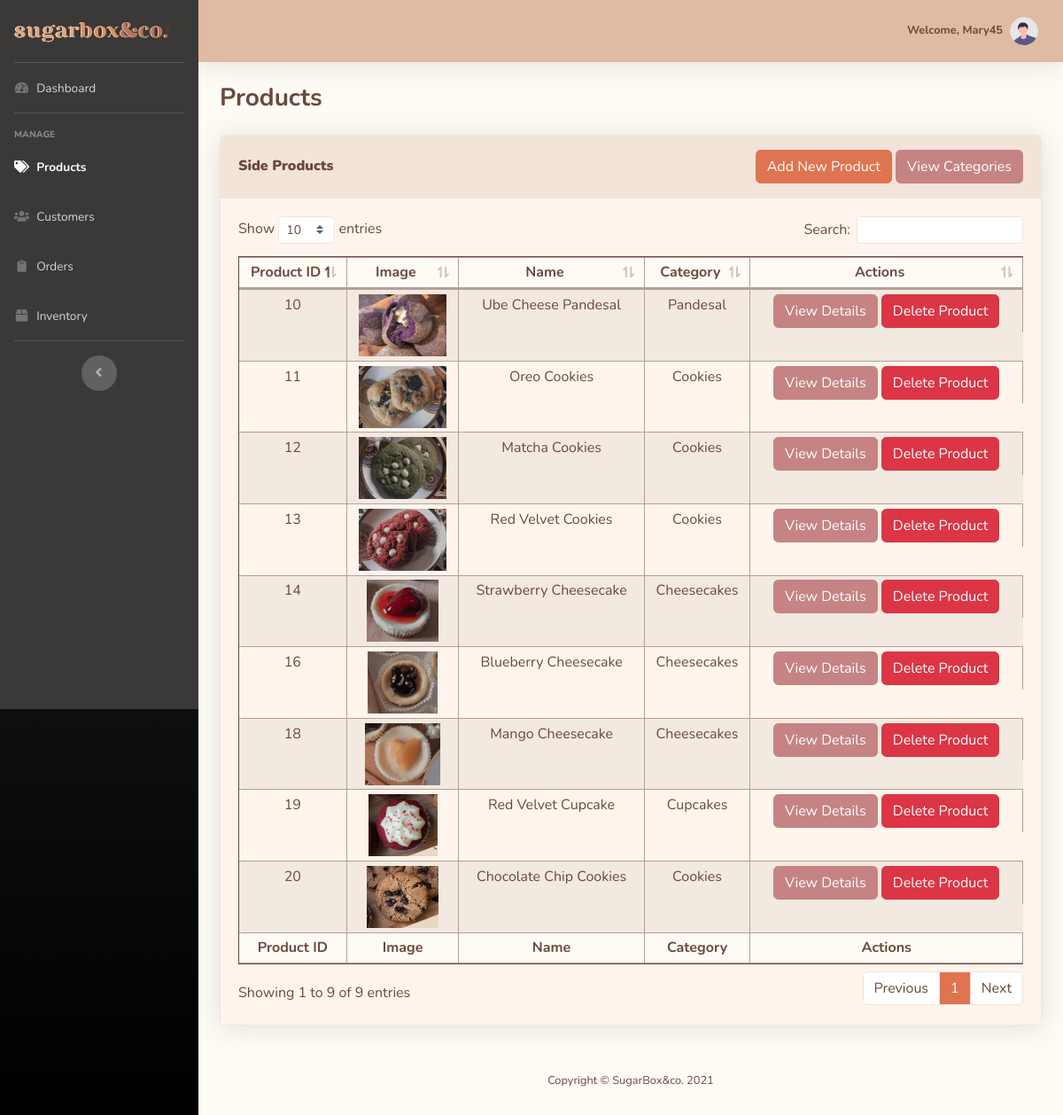
The app's page /admin-src/products.php (signed in) with its own data.
### tables this page shows
CREATE TABLE `side_products` (
  `SideProd_ID` int(11) NOT NULL,
  `SideProd_Name` varchar(40) NOT NULL,
  `Categ_ID` int(11) NOT NULL,
  `SideProd_Desc` varchar(255) NOT NULL,
  `SideProd_Image` varchar(50) NOT NULL
);

CREATE TABLE `side_categories` (
  `Categ_ID` int(11) NOT NULL,
  `Categ_Name` varchar(40) NOT NULL
);

### admin-src/products.php (the view, shortened to what this page needs)
<?php
include 'includes/header.php';
include 'includes/sidebar.php';
include 'includes/topbar.php'
?>
<head>
</head>
<div class="container-fluid">
    <div class="d-sm-flex align-items-center justify-content-between mb-4">
        <h1 class="h3 mb-0 text-content"><b>Products</b></h1>
    </div>
    <div class="card shadow mb-4 border-section">
        <div class="card-header py-3 bg-section border-section">
            <div class="d-sm-flex align-items-center justify-content-between">
                <h6 class="m-0 font-weight-bold text-content"><b>Side Products</b></h6>
                <div>
                    <button type="button" class="btn btn-titleColor" data-toggle="modal" data-target="#addProducts">
                    Add New Product
                    </button>
                    <a href="productCategories.php" class="btn btn-subheading">View Categories</a>
                </div>
            </div>
        </div>
        <div class="card-body bg-section2 border-section">
            <div class="table-responsive">
            <?php
            $conn = db_connect();
            $prod_query = "SELECT side_products.SideProd_ID,
                                    side_products.SideProd_Name,
                                    side_products.SideProd_Desc,
                                    side_products.SideProd_Image,
                                    side_categories.Categ_Name
                            FROM side_products
                            INNER JOIN side_categories
                            ON side_products.Categ_ID=side_categories.Categ_ID
                            ORDER BY side_products.SideProd_ID ASC";
            $prod_query_run = mysqli_query($conn, $prod_query);
            $check_products = mysqli_num_rows($prod_query_run) > 0;
            if($check_products) {
            ?>
                <table class="table table-sm table-bordered table-striped border-content table-content bg-section2 text-content" id="dataTable">
                    <thead class="bg-light text-center">
                        <tr>
                            <th>Product ID</th>
                            <th>Image</th>
                            <th>Name</th>
                            <th>Category</th>
                            <th>Actions</th>
                        </tr>
                    </thead>
                    <tfoot class="bg-light text-center" >
                        <tr>
                        <th>Product ID</th>
                            <th>Image</th>
                            <th>Name</th>
                            <th>Category</th>
                            <th>Actions</th>
                        </tr>
                    </tfoot>
                    <tbody class="text-center">
                        <?php while($row = mysqli_fetch_assoc($prod_query_run)) { ?>
                        <tr>
                            <td><?php echo $row['SideProd_ID']; ?></td>
                            <td><img class="table-image" src="../assets/<?php echo $row['SideProd_Image']; ?>" alt="<?php echo $row['SideProd_Image']; ?>"></td>
                            <td><?php echo $row['SideProd_Name']; ?></td>
                            <td><?php echo $row['Categ_Name']; ?></td>
                            <td class="d-sm-flex align-items-center justify-content-center">
                            <a href="productDetails.php?prod_ID=<?php echo $row['SideProd_ID'];?>" class="btn btn-subheading">View Details</a>
                            <button class="btn btn-danger" data-toggle="modal" data-target="#deleteProd<?php echo $row['SideProd_ID'];?>">Delete Product</button>
                            </td>
                        </tr>
                        <?php } ?>
                    </tbody>
                </table>
        <?php
            }
            else
            {  ?>
                    <p class="text-center lead text-content font-weight-bolder my-5">No Products To Be Found</p>
            <?php } ?>
            </div>
        </div>
    </div>
</div>
<?php
include 'includes/footer.php';
include 'includes/scripts.php'
?>

### admin-src/includes/header.php (style rules this page uses)
html, body { color: #6B493D; }
.table-image { width: auto !important; height: 70px !important; }

### records on screen
side_products: SideProd_ID "10", SideProd_Image (picture), SideProd_Name "Ube Cheese Pandesal", Categ_ID.Categ_Name "Pandesal"
side_products: SideProd_ID "11", SideProd_Image (picture), SideProd_Name "Oreo Cookies", Categ_ID.Categ_Name "Cookies"
side_products: SideProd_ID "12", SideProd_Image (picture), SideProd_Name "Matcha Cookies", Categ_ID.Categ_Name "Cookies"
side_products: SideProd_ID "13", SideProd_Image (picture), SideProd_Name "Red Velvet Cookies", Categ_ID.Categ_Name "Cookies"
side_products: SideProd_ID "14", SideProd_Image (picture), SideProd_Name "Strawberry Cheesecake", Categ_ID.Categ_Name "Cheesecakes"
side_products: SideProd_ID "16", SideProd_Image (picture), SideProd_Name "Blueberry Cheesecake", Categ_ID.Categ_Name "Cheesecakes"
side_products: SideProd_ID "18", SideProd_Image (picture), SideProd_Name "Mango Cheesecake", Categ_ID.Categ_Name "Cheesecakes"
side_products: SideProd_ID "19", SideProd_Image (picture), SideProd_Name "Red Velvet Cupcake", Categ_ID.Categ_Name "Cupcakes"
side_products: SideProd_ID "20", SideProd_Image (picture), SideProd_Name "Chocolate Chip Cookies", Categ_ID.Categ_Name "Cookies"

### other values on screen
$_SESSION['user']['accUsername'] "Mary45"
